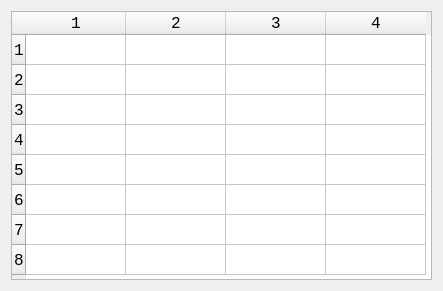
<?xml version="1.0" encoding="UTF-8"?>
<ui version="4.0">
 <class>QtDialog</class>
 <widget class="QDialog" name="QtDialog">
  <property name="geometry">
   <rect>
    <x>0</x>
    <y>0</y>
    <width>443</width>
    <height>291</height>
   </rect>
  </property>
  <property name="font">
   <font>
    <family>Courier New</family>
    <pointsize>12</pointsize>
   </font>
  </property>
  <property name="windowIcon">
   <iconset resource="CppQTableWidgetExample1.qrc">
    <normaloff>:/images/R.png</normaloff>:/images/R.png</iconset>
  </property>
  <layout class="QGridLayout" name="gridLayout">
   <item row="0" column="0">
    <widget class="QTableWidget" name="tableWidget">
     <property name="verticalScrollBarPolicy">
      <enum>Qt::ScrollBarAlwaysOff</enum>
     </property>
     <property name="horizontalScrollBarPolicy">
      <enum>Qt::ScrollBarAlwaysOff</enum>
     </property>
     <property name="rowCount">
      <number>8</number>
     </property>
     <property name="columnCount">
      <number>4</number>
     </property>
     <row/>
     <row/>
     <row/>
     <row/>
     <row/>
     <row/>
     <row/>
     <row/>
     <column/>
     <column/>
     <column/>
     <column/>
    </widget>
   </item>
  </layout>
 </widget>
 <layoutdefault spacing="6" margin="11"/>
 <resources>
  <include location="CppQTableWidgetExample1.qrc"/>
 </resources>
 <connections/>
</ui>
